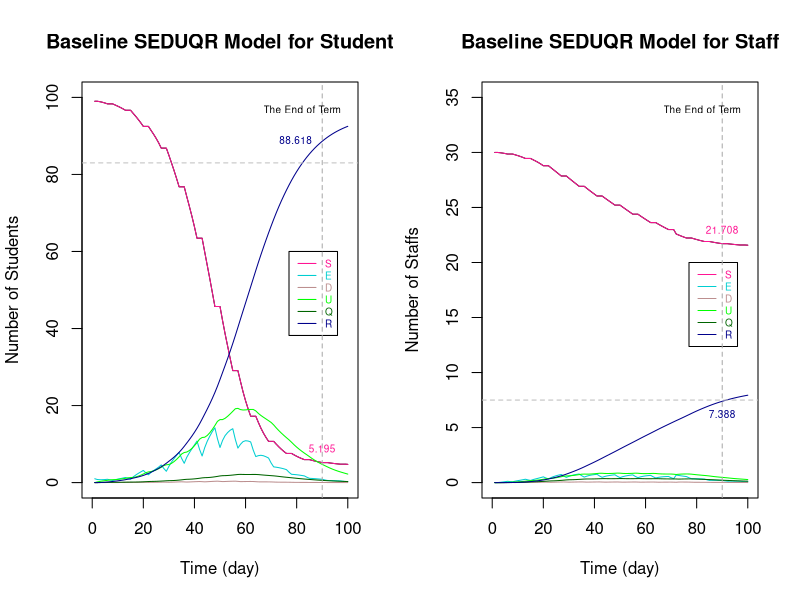

Write R code to recreate this figure.
# Baseline : 
# School Opening Time : Monday - Friday
# Bubble Size : 10 studemts with 3 staffs
# Betwwen Bubble Contact Number : 3

###################################################################################################################

# Parameters
Ta = matrix(c(0.64,1), nrow = 2) # transmissibility of student and staff
Ca = matrix(c(0.79,1), nrow = 1)  # susceptibility of student and staff
tau = c(0.54, 0.54/2)  # individual transmission rate within and outside the bubble
# set p: the transmission rate: 
p1 = Ta %*% Ca
# p = (student-student same bubble, student-student different, staff-student, student-staff, staff-staff both teaching same or different bubbles)
p = c(p1[1,1]*tau[1], p1[1,1]*tau[2], p1[2,1]*tau[2], p1[1,2]*tau[2], p1[2,2]*tau[2]) #RHO

a = 0.2  # ALPHA: rate from latent to infection
d = c(0.1,0.3) # d:probability of an infection is detectable/symptomatic for student and staff
e = 0.138 # EPSILON: the relative transmission for undetectable compared to detectable
o = 0.75  # THETA: rate of getting quanrantined 
y = 0.1 # GAMMA:recovery rate (differ by age and compartments)

r.values = c(9,3,10,3,3)  # r:contact r people (should be changing with time), in the same order as p (RHO)

T = 100
N = 10 # student number in each bubble


###################################################################################################################

# Define dataframe - students bubbles 1-10 and total staff
# Define array 
B <- matrix(rep(0), T, 7)
A <- array(rep(B), dim = c(T, 7, 11))

A[,1,] <- 10 #  S
A[,7,] <- 10 #  N
A[,1,11] <- 30  # 30 staffs are S initially
A[,7,11] <- 55 #  55 staffs in total (20 of them work from home)
A[1,,1] <- c(9,1,0,0,0,0,10)   # initials

dimnames(A) <- list(1:T, c("S","E","D","U","Q","R","N"), c(sprintf("B%d", 1:10),"Staff"))  # name the array

head(A)
da <- as.data.frame(A)

###################################################################################################################

# Set initials
S <- matrix(rep(0), T+1, 10)
E <- matrix(rep(0), T+1, 10)
D <- matrix(rep(0), T+1, 10)
U <- matrix(rep(0), T+1, 10)
Q <- matrix(rep(0), T+1, 10)
R <- matrix(rep(0), T+1, 10)
r <- matrix(rep(0), T+1, 10)

S.Staff=S1=S2=S3=S4=S5=S6=S
E.Staff=E1=E2=E3=E4=E5=E6=E
D.Staff=D1=D2=D3=D4=D5=D6=D
U.Staff=U1=U2=U3=U4=U5=U6=U
Q.Staff=Q1=Q2=Q3=Q4=Q5=Q6=Q
R.Staff=R1=R2=R3=R4=R5=R6=R
r1=r2=r3=r4=r5=r

S5.diff=S2.diff=S
E5.diff=E2.diff=E
D5.diff=D2.diff=D
U5.diff=U2.diff=U
R5.diff=R2.diff=R
r5.diff=r2.diff=r

S.Staff.change = S.Staff

# Staff replacement
Staff.School = S.Staff  

# Tutorial Group
S.Std_Std = S
S.Std1=S.Std2=S
S.Stf=E.Stf=D.Stf=U.Stf=Q.Stf=R.Stf=S



###################################################################################################################
# The Symbols for the Dynamic system 

# STUDENTS
# S, E, D, U, Q, R : (without subscript of numbers) TOTAL number of students in each compartment (for an individual bubble)

# S1, E1, D1, U1, Q1, R1: TOTAL number of students in each compartments with ONLY the intractions WITHIN bubbles (for an individual bubble)

# S2.diff, E2.diff, D2.diff, U2.diff, R2.diff : TOTAL number of students that are not in the specified bubble (for an individual bubble)

# S2, E2, D2, U2, Q2, R2: CHANGE of number of students in each compartments by BETWEEN-BUBBLES interactions (for an individual bubble)

# S3, E3, D3, U3, Q3, R3 : CHANGE of number of students in each compartments by their teaching staffs (for an individual bubble)

# STAFFS
# S.Staff, E.Staff, D.Staff, U.Staff, Q.Staff, R.Staff : (without subscript of numbers) TOTAL number of STAFF in each compartment (for those teaching an individual bubble)

# S4, E4, D4, U4, Q4, R4: CHANGE of number of staffs in each compartments by the students they teach (for those teaching an individual bubble)

# S5.diff, E5.diff, D5.diff, U5.diff, R5.diff : TOTAL number of staffs that are not teaching the specified bubble (for those teaching an individual bubble)

# S5, E5, D5, U5, Q5, R5 : CHANGE of number of staffs in each compartments by staffs teaching other bubbles (for those teaching an individual bubble)

# S6, E6, D6, U6, Q6, R6 : CHANGE of number of staffs in each compartments by the staffs teaching the same bubble (for those teaching an individual bubble)

# r are the number of sesceptible contacts that an infection case would contact (vary with situations)

# Staff.School : the number of staff at school of teaching each bubble


# TUTOR GROUP

# S.Std_Std : CHANGE of number of student in tutor group by infections within tutor group

# S.Std1 : CHANGE of number of student in bubble j by infections within tutor group

# S.Std2 : CHANGE of number of student in bubble j by infections from the tutor

# S.Stf, E.Stf, D.Stf, U.Stf, Q.Stf, R.Stf : Total number of tutors being infected in tutor group j

###################################################################################################################

# i : time step start from 1 
# j : bubble number 1 to 10

for (i in 1:T){
  for (j in 1:10){  
    
    ###### For STUDENTS
    
    # initals
    S[1,j] =  da[1,paste("S.B", j, sep = "")]
    E[1,j] =  da[1,paste("E.B", j, sep = "")]
    D[1,j] =  da[1,paste("D.B", j, sep = "")]
    U[1,j] =  da[1,paste("U.B", j, sep = "")]
    Q[1,j] =  da[1,paste("Q.B", j, sep = "")]
    R[1,j] =  da[1,paste("R.B", j, sep = "")]
    
    # STUDENT to STUDENT in the SAME BUBBLE
    S1[1,j] =  da[1,paste("S.B", j, sep = "")]
    E1[1,j] =  da[1,paste("E.B", j, sep = "")]
    D1[1,j] =  da[1,paste("D.B", j, sep = "")]
    U1[1,j] =  da[1,paste("U.B", j, sep = "")]
    Q1[1,j] =  da[1,paste("Q.B", j, sep = "")]
    R1[1,j] =  da[1,paste("R.B", j, sep = "")]
    r1[1,j] =  S[1,j]  # number of contact depends on how many S in the bubble
    
    # This formula comes from the dynamic equations 
    S1[i+1,j] = S[i,j] - r1[i,j]*p[1]*(D[i,j]+e*U[i,j])
    E1[i+1,j] = E[i,j] + r1[i,j]*p[1]*(D[i,j]+e*U[i,j]) - a*E[i,j]
    D1[i+1,j] = D[i,j] + a*d[1]*E[i,j] - o*D[i,j]
    U1[i+1,j] = U[i,j] + a*(1-d[1])*E[i,j] - y*U[i,j]
    Q1[i+1,j] = Q[i,j] + o*D[i,j] - y*Q[i,j]
    R1[i+1,j] = R[i,j] + y*(Q[i,j]+U[i,j])
    r1[i+1,j] = S[i,j] 
    
    
    # STUDENT to STUDENT in DIFFERENT BUBBLES #
    # number of contact for each individual in bubble j to students in other bubbles
    r2.diff[1,j] =  3  # each student in j contact 3 students in other bubbles
    r2.diff[i+1,j] = r2.diff[i,j]    
    # the total number of contacts of the students in bubble j
    m = round(r2.diff[i,j]*(S[i,j]))  # only Susceptible individuals in j might be infected by students in other bubbles
    
    # inital values of total number of students at school not in bubble j
    # (only S,E,D,U are at school, currently not considered recovery come back to school yet)
    S2.diff[1,j] = 90
    E2.diff[1,j] = 0
    D2.diff[1,j] = 0
    U2.diff[1,j] = 0
    R2.diff[1,j] = 0
    
    # Subset for S,E,D,U compartments of all bubbles 
    all.S = (c(1:ncol(da)) %% 7) == 1
    all.E = (c(1:ncol(da)) %% 7) == 2
    all.D = (c(1:ncol(da)) %% 7) == 3
    all.U = (c(1:ncol(da)) %% 7) == 4
    all.R = (c(1:ncol(da)) %% 7) == 6
    
    #total number of students at school not in bubble j (and not staff: the reason of removing the last column)
    # The number of S, E, D, U at time i, different to bubble j
    S2.diff[i,j] = round(sum((da[i,(all.S)][,-j])[,c(1:ncol(da[i,(all.S)][,-j])-1)]))
    E2.diff[i,j] = round(sum((da[i,(all.E)][,-j])[,c(1:ncol(da[i,(all.E)][,-j])-1)]))
    D2.diff[i,j] = round(sum((da[i,(all.D)][,-j])[,c(1:ncol(da[i,(all.D)][,-j])-1)]))
    U2.diff[i,j] = round(sum((da[i,(all.U)][,-j])[,c(1:ncol(da[i,(all.U)][,-j])-1)]))
    R2.diff[i,j] = round(sum((da[i,(all.R)][,-j])[,c(1:ncol(da[i,(all.R)][,-j])-1)]))
    
    # make a list of S, E, D, U not in bubble j (the times of repeat is the number of students in each compartment)
    list = c(rep("S", S2.diff[i,j]), rep("E", E2.diff[i,j]), rep("D", D2.diff[i,j]), rep("U", U2.diff[i,j]), rep("R", R2.diff[i,j]))
    
    #count the number of S,E,D,U that students in j contacted to
    # " sample(list, m, replace = TRUE) ": Randomly select m from list
    set.seed(123)
    countS = sum((sample(list, m, replace = TRUE))=="S") # for students in bubble j: the number of contact outside bubble j are S
    countE = sum((sample(list, m, replace = TRUE))=="E") # for students in bubble j: the number of contact outside bubble j are E
    countD = sum((sample(list, m, replace = TRUE))=="D") # for students in bubble j: the number of contact outside bubble j are D
    countU = sum((sample(list, m, replace = TRUE))=="U") # for students in bubble j: the number of contact outside bubble j are U
    countR = sum((sample(list, m, replace = TRUE))=="R") # for students in bubble j: the number of contact outside bubble j are R
    
    
    # The number of change in S and E compartments by interactions from other bubbles to bubbles j (only the partial effect)
    # initial (no intractions between bubbles at time 1)
    S2[1,j] = 0
    E2[1,j] = 0
    
    # The change in S and E for bubble j only depends on the number of:
    # 1. (   susceptible students in bubble j: r1[i,j] = S[i,j]   ) and 
    # 2. (   number of detectable/symtomatic and undetectable/asymtomatic that are contacted in other bubbles: countD+e*countU   
    #                                                        -- e is because the effectiveness on D and U in infection rate are different)
    S2[i+1,j] = -p[2]*(countD+e*countU)  # Only the change because of other bubbles
    E2[i+1,j] = p[2]*(countD+e*countU)  # Only the change because of other bubbles, so those Es goes into D/U compartments are included in E1
    
    
    # STAFF to STUDENTs they teach 
    # initial - there is no change of S and E initially
    S3[1,j] = 0
    E3[1,j] = 0
    r3[1,j] = r.values[3]
    
    # The change in S and E for bubble j depends on the number of D and U of staffs
    S3[i+1,j] = - r1[i,j]*p[3]*(D.Staff[i,j]+e*U.Staff[i,j])   
    E3[i+1,j] = r1[i,j]*p[3]*(D.Staff[i,j]+e*U.Staff[i,j]) 
    r3[i+1,j] =  S[i,j]
    
    
    
    # TOTAL on STUDNETS 
    if (S1[i+1,j] + S2[i+1,j] + S3[i+1,j] >= 0){   # The total number of S has to be >= 0
      S[i+1,j] = S1[i+1,j] + S2[i+1,j] + S3[i+1,j] 
      E[i+1,j] = E1[i+1,j] + E2[i+1,j] + E3[i+1,j]
    }
    else {  # If not, S = 0, 
      #         E = previous (time step) amout of E - the same amount of students reduced in S compartment - those move to the next compartments
      S[i+1,j] = 0
      E[i+1,j] = E[i,j] - (S[i+1,j]-S[i,j]) - a*E[i,j]
    }
    
    D[i+1,j] = D1[i+1,j]
    U[i+1,j] = U1[i+1,j]
    Q[i+1,j] = Q1[i+1,j]
    R[i+1,j] = R1[i+1,j]
    
    
    ###### For STAFF
    
    # Assume there are 55 staffs in total, initially 30 of them teach students. 
    # The overall effect on STAFF (stdent -> staff  &   staff -> staff in same / different bubble)
    
    # initials
    S.Staff[1,] =  3
    E.Staff[1,] =  0
    D.Staff[1,] =  0
    U.Staff[1,] =  0
    Q.Staff[1,] =  0
    R.Staff[1,] =  0
    
    # STUDENT to STAFF
    # initials
    S4[1,j] = 0
    r4[1,j] = r.values[4]  
    
    # Only S and E compartments will change directly by the infection cause by studnets (E3 = -S3)
    S4[i+1,j] = - r4[i]*p[4]*(D[i,j]+e*U[i,j])
    r4[i+1,j] = S.Staff[i,j]
    
    
    # STAFF to STAFF (teach same bubble)
    # initials
    S6[1,j] = 0
    
    # Only S and E compartments will change directly by the infection cause by staffs teach same bubble (E6 = -S6)
    S6[i+1,j] = - r4[i]*p[5]*(D.Staff[i,j]+e*U.Staff[i,j])
    
    
    # STAFF to STAFF (teach different bubbles)
    # number of contact for each individual staff teach bubble j to the staffs teach other bubbles
    r5.diff[1,j] =  3  # each staff teach j contact 3 staffs teach other bubbles
    r5.diff[i+1,j] = r5.diff[i,j]    
    # the total number of contacts of the students in bubble j
    m.Staff = round(r5.diff[i,j]*(S.Staff[i,j]))  # only Susceptible staffs in j might be infected 
    
    # inital values of total number of staff at school not teach bubble j
    # (only S,E,D,U are at school, currently not considered recovery come back to school yet)
    S5.diff[1,] = 27
    E5.diff[1,] = 0
    D5.diff[1,] = 0
    U5.diff[1,] = 0
    R5.diff[1,] = 0
    
    # The number of S, E, D, U at time i, not teaching to bubble j
    S5.diff[i,j] = round(sum(S.Staff[i,])-S.Staff[i,j])
    E5.diff[i,j] = round(sum(E.Staff[i,])-E.Staff[i,j])
    D5.diff[i,j] = round(sum(D.Staff[i,])-D.Staff[i,j])
    U5.diff[i,j] = round(sum(U.Staff[i,])-U.Staff[i,j])
    R5.diff[i,j] = round(sum(R.Staff[i,])-R.Staff[i,j])
    
    # make a list of S, E, D, U not teach bubble j (the times of repeat is the number of staff in each compartment)
    list.Staff = c(rep("S", S5.diff[i,j]), rep("E", E5.diff[i,j]), rep("D", D5.diff[i,j]), rep("U", U5.diff[i,j]), rep("R", R5.diff[i,j]))
    
    #count the number of S,E,D,U that staffs teaching bubble j contacted to
    # " sample(list.Staff, m.Staff, replace = TRUE) ": Randomly select m.Staff from list
    set.seed(123)
    count.StaffS = sum((sample(list.Staff, m.Staff, replace = TRUE))=="S") # for students in bubble j: the number of contact outside bubble j are S
    count.StaffE = sum((sample(list.Staff, m.Staff, replace = TRUE))=="E") # for students in bubble j: the number of contact outside bubble j are E
    count.StaffD = sum((sample(list.Staff, m.Staff, replace = TRUE))=="D") # for students in bubble j: the number of contact outside bubble j are D
    count.StaffU = sum((sample(list.Staff, m.Staff, replace = TRUE))=="U") # for students in bubble j: the number of contact outside bubble j are U
    count.StaffR = sum((sample(list.Staff, m.Staff, replace = TRUE))=="R") # for students in bubble j: the number of contact outside bubble j are R
    
    # The number of change in S and E compartments by staffs teach j and other staffs contacts
    # initial (no transmission at time 1)
    S5[1,j] = 0
    
    # The change in S and E for staffs teach bubble j only depends on the number of:
    # 1. (   susceptible staffs teach bubble j: r5[i,j] = S.Staff[i,j]   ) and 
    # 2. (   number of detectable/symtomatic and undetectable/asymtomatic staffs teach other bubbles: count.StaffD+e*count.StaffU
    #                                                        -- e is because the effectiveness on D and U in infection rate are different)
    S5[i+1,j] = - p[5]*(count.StaffD+e*count.StaffU)  # Only the change because of staff teach other bubbles
    # E5 = -S5
    
    
   
    
    # TOTAL on STAFF
    # the total change of staff
    
    S.Staff.change[1,j] = 0
    S.Staff.change[i+1,j] = -(S4[i+1,j] + S5[i+1,j] + S6[i+1,j])    
    
    # With larger number in each group, remove the overlapping cases of new infection by:
    # (There might be chance an individual staff is infected by both students he teach and other staff he contact with)
    # Here, use randomly choosing to reduce the overlapping change effect
    # # # count.StaffS_overlap = - round(S3[i+1,j] + S5[i+1,j] + S6[i+1,j]) # the infected cases/the change in S (with overlap)
    
    # This formula comes from the dynamic equations 
    S.Staff[i+1,j] = S.Staff[i,j] - S.Staff.change[i+1,j]
    E.Staff[i+1,j] = E.Staff[i,j] + S.Staff.change[i+1,j] - a*E.Staff[i,j]
    D.Staff[i+1,j] = D.Staff[i,j] + a*d[2]*E.Staff[i,j] - o*D.Staff[i,j]
    U.Staff[i+1,j] = U.Staff[i,j] + a*(1-d[2])*E.Staff[i,j] - y*U.Staff[i,j]
    Q.Staff[i+1,j] = Q.Staff[i,j] + o*D.Staff[i,j] - y*Q.Staff[i,j]
    R.Staff[i+1,j] = R.Staff[i,j] + y*(Q.Staff[i,j]+U.Staff[i,j])
    
    
    
    
    # The change on Weekends
    # There will not be new infections from 0 A.M. on Saturday till 0 A.M. on the following Monday
    
    offschool = c(seq(0,T,7)-1,seq(0,T,7)-0)
    
    if (!is.na(match(i, setdiff(0:T,offschool))) == TRUE){  #if time i is weekday
    }
    
    else{  #if time i is weekend
      S[i+1,j] = S[i,j]
      E[i+1,j] = E[i,j] - a*E[i,j]
      
      S.Staff[i+1,j] = S.Staff[i,j]
      E.Staff[i+1,j] = E.Staff[i,j] - a*E.Staff[i,j]
      
    }
    
    # Add the results of each time step i and each bubble j of each compartments to the dataframe da
    da[i,paste("S.B", j, sep = "")] <- S[i,j]
    da[i,paste("E.B", j, sep = "")] <- E[i,j]
    da[i,paste("D.B", j, sep = "")] <- D[i,j]
    da[i,paste("U.B", j, sep = "")] <- U[i,j]
    da[i,paste("Q.B", j, sep = "")] <- Q[i,j]
    da[i,paste("R.B", j, sep = "")] <- R[i,j]
    
    da[i,paste("S.", "Staff", sep = "")] <- sum(S.Staff[i,])
    da[i,paste("E.", "Staff", sep = "")] <- sum(E.Staff[i,])
    da[i,paste("D.", "Staff", sep = "")] <- sum(D.Staff[i,]) 
    da[i,paste("U.", "Staff", sep = "")] <- sum(U.Staff[i,])
    da[i,paste("Q.", "Staff", sep = "")] <- sum(Q.Staff[i,]) 
    da[i,paste("R.", "Staff", sep = "")] <- sum(R.Staff[i,])
    
    # Sum up the total dynamic of students for all bubbles
    da$S.Student[i] <- sum(S[i,])
    da$E.Student[i] <- sum(E[i,])
    da$D.Student[i] <- sum(D[i,])
    da$U.Student[i] <- sum(U[i,])
    da$Q.Student[i] <- sum(Q[i,])
    da$R.Student[i] <- sum(R[i,])
    da$N.Student[i] <- 100
    
  }
}

# Add extra columns 
for (i in 1:T){
  
  
  # reproduction rate Rt
  da$Rt.Student[i] <- (da$E.Student[i+1] + da$D.Student[i+1] + da$U.Student[i+1] + da$Q.Student[i+1]) / 
    (da$E.Student[i] + da$D.Student[i] + da$U.Student[i] + da$Q.Student[i])
  
  da$Rt.Staff[i] <- (da$E.Staff[i+1] + da$D.Staff[i+1] + da$U.Staff[i+1] + da$Q.Staff[i+1]) / 
    (da$E.Staff[i] + da$D.Staff[i] + da$U.Staff[i] + da$Q.Staff[i])
}



###################################################################################################################
# Plot SEDUQR graphs
par(mfrow=c(1, 2), lwd=1)

# Students
X_lim <- seq(1,T,by=1)
plot(da$S.Student~X_lim, pch=15, col="black", main = "Baseline SEDUQR Model for Student", type = "l", xlab = "Time (day)", ylab = "Number of Students", xlim = c(0,T), ylim = c(0,100))

lines(da$S.Student, col="DeepPink", lty=1)
lines(da$E.Student, col="DarkTurquoise", lty=1)
lines(da$D.Student, col="RosyBrown", lty=1)
lines(da$U.Student, col="green", lty=1)
lines(da$Q.Student, col="darkgreen", lty=1)
lines(da$R.Student, col="darkblue", lty=1)

legend(77, 60 ,c("S","E","D", "U", "Q", "R"),col=c("DeepPink","DarkTurquoise","RosyBrown", "green", "darkgreen", "darkblue"),
       text.col=c("DeepPink","DarkTurquoise","RosyBrown", "green", "darkgreen", "darkblue"),lty=c(1,1,1,1,1,1),
       cex=0.6, x.intersp = 1)

abline(v=90,col="dark grey", lty=2)
legend(60,100, "The End of Term", col="dark grey", cex=0.6, bty = "n")
abline(h=83, col="grey", lty=2)
text(90, da$R.Student[90],round(da$R.Student[90],3), cex = 0.6, pos = 2, col = "darkblue")
text(90, da$S.Student[90],round(da$S.Student[90],3), cex = 0.6, pos = 3, col = "DeepPink")


# Staffs
X_lim <- seq(1,T,by=1)
plot(da$S.Staff~X_lim, pch=15, col="black", main = "Baseline SEDUQR Model for Staff", type = "l", xlab = "Time (day)", ylab = "Number of Staffs", xlim = c(0,T), ylim = c(0,35))

lines(da$S.Staff, col="DeepPink", lty=1)
lines(da$E.Staff, col="DarkTurquoise", lty=1)
lines(da$D.Staff, col="RosyBrown", lty=1)
lines(da$U.Staff, col="green", lty=1)
lines(da$Q.Staff, col="darkgreen", lty=1)
lines(da$R.Staff, col="darkblue", lty=1)

legend(77, 20,c("S","E","D", "U", "Q", "R"),col=c("DeepPink","DarkTurquoise","RosyBrown", "green", "darkgreen", "darkblue"),
       text.col=c("DeepPink","DarkTurquoise","RosyBrown", "green", "darkgreen", "darkblue"),lty=c(1,1,1,1,1,1),
       cex=0.6)

abline(v=90,col="dark grey", lty=2)
legend(60,35, "The End of Term", col="dark grey", cex=0.6, bty = "n")
abline(h=7.5,col="grey", lty=2)
text(90, da$R.Staff[90],round(da$R.Staff[90],3), cex = 0.6, pos = 1, col = "darkblue")
text(90, da$S.Staff[90],round(da$S.Staff[90],3), cex = 0.6, pos = 3, col = "DeepPink")

